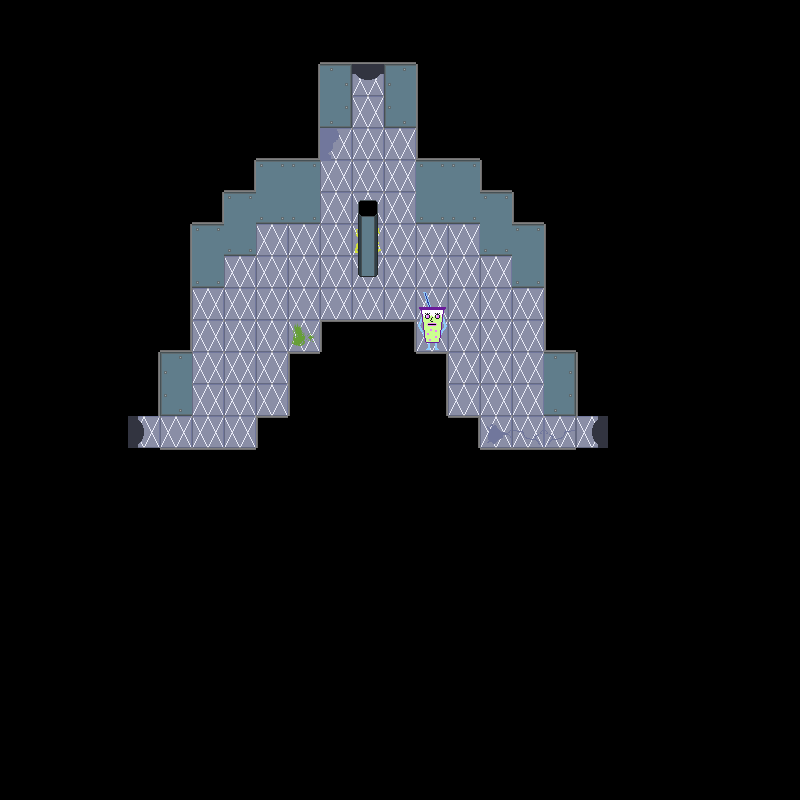

Rendered tile map (Tiled .tmx) drawn with the repository's tilesets; below, a short description and the map source with its tile grids summarised:
An orthogonal 25x25 tile map with 32x32 px tiles, 5 tile layers (backgroundLayer, wallLayer, objectLayer, objectAboveLayer, ...), 2 tilesets and 3 objects.

<map version="1.2" tiledversion="1.2.3" orientation="orthogonal" renderorder="right-down" width="25" height="25" tilewidth="32" tileheight="32" infinite="0" nextlayerid="7" nextobjectid="4">
 <tileset firstgid="1" name="f2tiles" tilewidth="32" tileheight="32" tilecount="56" columns="8">
  <image source="../../assets/Floor 2/f2spritesheet.png" width="256" height="224" />
 </tileset>
 <tileset firstgid="57" name="f2objs" tilewidth="32" tileheight="32" tilecount="16" columns="4">
  <image source="../../assets/Floor 2/objspritesheet.png" width="128" height="128" />
 </tileset>
 <layer id="1" name="backgroundLayer" width="25" height="25">
  <data>[625 cells, 625 non-empty, 10 distinct tile ids]</data>
 </layer>
 <layer id="2" name="wallLayer" width="25" height="25">
  <data>[625 cells, 66 non-empty, 14 distinct tile ids]</data>
 </layer>
 <layer id="3" name="objectLayer" width="25" height="25">
  <data>[625 cells, 16 non-empty, 3 distinct tile ids]</data>
 </layer>
 <layer id="4" name="objectAboveLayer" width="25" height="25">
  <data>[625 cells, 3 non-empty, 3 distinct tile ids]</data>
 </layer>
 <objectgroup id="5" name="doorLayer">
  <object id="1" gid="16" x="352" y="96" width="32" height="32">
   <properties>
    <property name="door" value="up" />
   </properties>
  </object>
  <object id="2" gid="16" x="128" y="448" width="32" height="32">
   <properties>
    <property name="door" value="left" />
   </properties>
  </object>
  <object id="3" gid="16" x="576" y="448" width="32" height="32">
   <properties>
    <property name="door" value="right" />
   </properties>
  </object>
 </objectgroup>
 <layer id="6" name="aboveLayer" width="25" height="25">
  <data>[625 cells, 0 non-empty, 0 distinct tile ids]</data>
 </layer>
</map>
